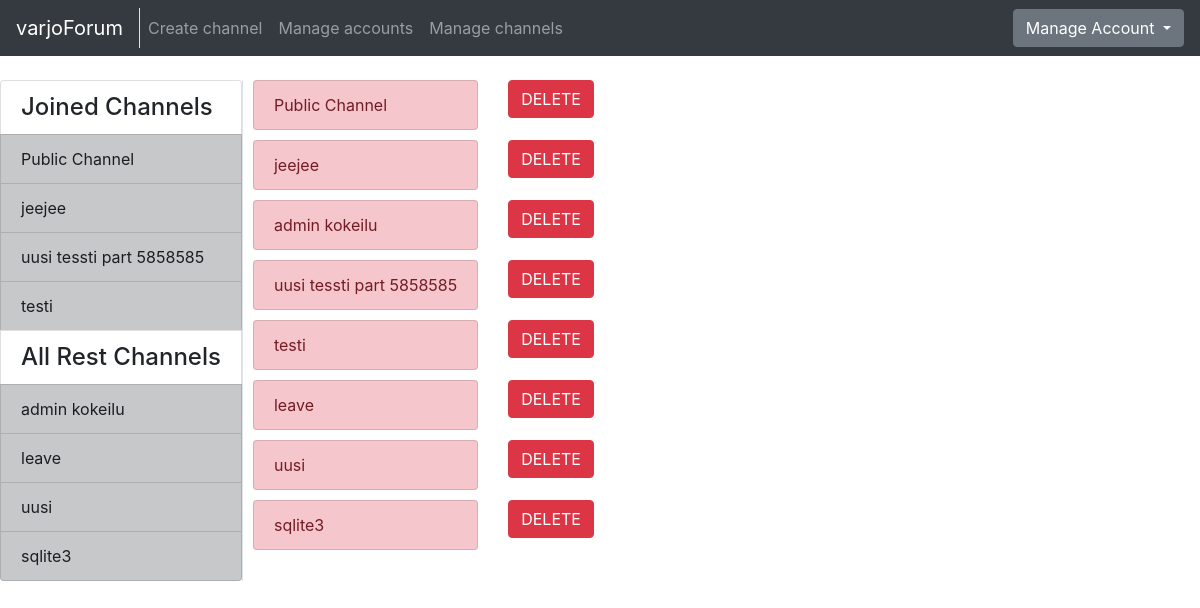
The page /channel/manage/ (signed in) on the database as committed earlier.
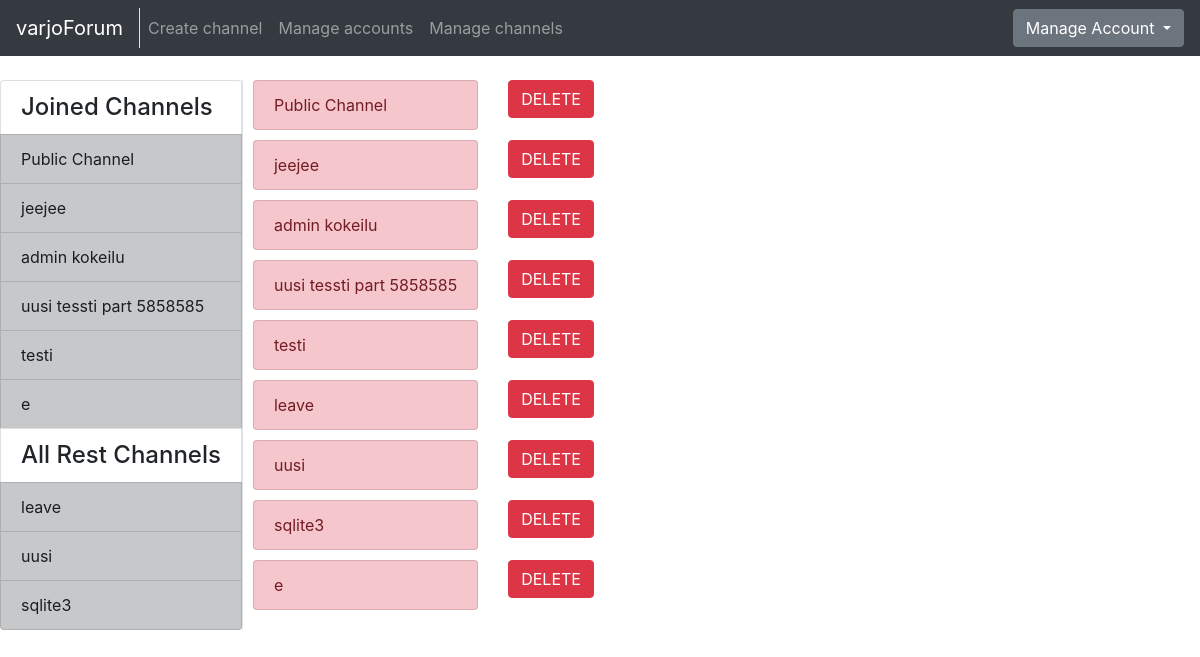
The same page on the database as committed later.
### application/channels/models.py (models this page shows, shortened)
class Channel(Base):
    name = db.Column(db.String(144), nullable=False)
    introduction = db.Column(db.Text, nullable=False)
    master_id = db.Column(db.Integer, nullable=False)
    messages = db.relationship("Message", backref='Channel', lazy=True)
    accounts = db.relationship('Account', secondary=accounts, lazy='subquery',
        backref=db.backref('channels', lazy=True))
    @staticmethod
    def get_my_channels(account_id):
        stmt = text("SELECT Channel.id, Channel.name"
                    " FROM Channel, Account, Accounts"
                    " WHERE Channel.id = Accounts.channel_id"
                    " AND Account.id = Accounts.account_id"
                    " AND Account.id = :account_id").params(account_id=account_id)
        res = db.engine.execute(stmt)
        response = []
        for row in res:
            response.append({"channel_id":row[0], "channel_name":row[1]})
        return response
    @staticmethod
    def get_channels_where_not_in(account_id):
        stmt = text("SELECT channel.id, channel.name"
                    " FROM Channel"
                    " WHERE Channel.id NOT IN ("
                        " SELECT Channel.id"
                            " FROM Channel, Account, Accounts"
                            " WHERE Channel.id = Accounts.channel_id"
                            " AND Account.id = Accounts.account_id"
                            " AND Account.id = :account_id"
                    " )").params(account_id=account_id)
        res = db.engine.execute(stmt)
        response = []
        for row in res:
            response.append({"id":row[0], "name":row[1]})
        return response

### application/channels/views.py (the view)
@app.route("/channel/manage/", methods=["GET"])
@login_required
def channel_manager():
    return render_template("channels/manager.html", channels = Channel.query.all(),
        my_channels=Channel.get_my_channels(current_user.id),
        all_channels=Channel.get_channels_where_not_in(current_user.id))

### application/__init__.py (called while the page is built)
@login_manager.user_loader
def load_user(account_id):
  return Account.query.get(account_id)

### application/templates/channels/manager.html
{% extends "layout.html" %}
{% block body %}
<div class="row" style="padding-left:10px">
  <ul class="list-group">
    {% for channel in channels %}
    <div class="row" style="padding-bottom: 10px">
      <div class="col">
        <div class="list-group-item list-group-item-danger">
          {{ channel.name }}
        </div>
      </div>
      <div class="col-md-auto">
        <form action="{{ url_for('delete_channel', channel_id=channel.id) }}" method="POST">
          <button type="submit" class="btn btn-danger" >DELETE</button>
        </form>
      </div>
    </div>
    {% endfor %}
  </ul>
</div>
{% endblock %}

### application/templates/layout.html (shortened to what this page needs)
<!DOCTYPE html>
  <html>
    <head>
      <link rel="stylesheet" href="https://maxcdn.bootstrapcdn.com/bootstrap/4.0.0/css/bootstrap.min.css">
    </head>
    <body>
      <nav class="navbar navbar-expand-md navbar-dark bg-dark mb-4">
        <div class="border-right">
          <a class="navbar-brand" href="{{ url_for('index') }}">varjoForum</a>
        </div>
        <div class="collapse navbar-collapse" id="navbarCollapse">
          <ul class="navbar-nav mr-auto">
            {% if current_user.is_authenticated %}
              <li class="nav-item">
                <a class="nav-link" href="{{ url_for('channel_form') }}">Create channel</a>
              </li>
            {% endif %}
            {% if current_user.admin == True %}
              <li class="nav-item">
                <a class="nav-link" href="{{ url_for('account_list') }}">Manage accounts</a>
              </li>
              <li class="nav-item">
                <a href="{{ url_for('channel_manager') }}" class="nav-link">Manage channels</a>
              </li>
            {% endif %}
          </ul>
            {% if current_user.is_authenticated %}
            <div class="btn-group">
              <button type="button" class="btn btn-secondary dropdown-toggle" data-toggle="dropdown" aria-haspopup="true" aria-expanded="false">
                  Manage Account
              </button>
            </div>
            {% else %}
            <a class="btn btn-success" href="{{ url_for('auth_login') }}">Login</a>
            {% endif %}
        </div>
      </nav>
      <div class="container-fluid" >
        <div class="row">
            <div class="border-right">
              <div class="col-sx" >
                <div style="float: left">
                  <div class="list-group">
                  {% if current_user.is_authenticated %}
                    {% if my_channels %}
                    <h4 class="list-group-item">Joined Channels</h4>
                    {% endif %}
                    {% for my_channel in my_channels %}
                        <a href="{{ url_for('one_channel_index', channel_id=my_channel.channel_id, sort='first') }}"
                            class="list-group-item list-group-item-action list-group-item-dark">
                        {{ my_channel.channel_name }}
                        </a>
                    {% endfor %}
                    <h4 class="list-group-item">All Rest Channels</h4>
                {% else %}
                {% if all_channels %}
                <h4 class="list-group-item">All Channels</h4>
                {% endif %}
                {% endif %}
                {% for channel in all_channels %}
                <a href="{{ url_for('one_channel_index', channel_id=channel.id, sort='first') }}"
                    class="list-group-item list-group-item-action list-group-item-dark">
                  {{ channel.name }}
                </a>
                {% endfor %}
              </div>
              </div>
              </div>
          </div>
          <div class="col">
            {% block body %}{% endblock %}
          </div>
        </div>
    </body>
  </html>

Rows that differ between the two databases and show on the page:
shown differently, row unchanged: Channel "admin kokeilu": moves from the list under "All Rest Channels" to the list under "Joined Channels"
added Channel: channel_name "e", name "e"
